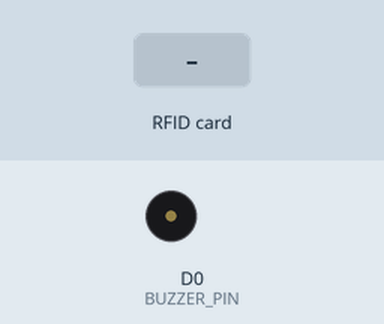
Simulated run of this sketch. Board: ESP8266 (NodeMCU). On the bench: buzzer (waves = sounding). The test bench sets the inputs (shaded band). WiFi joins after 1.5 s; servers stay silent unless stated; what the sketch prints to the serial monitor is not drawn.

Above: at 2.7 s.
2.8 s: RFID card 08 66 91 66 19 held to the reader
At 3.73 s:
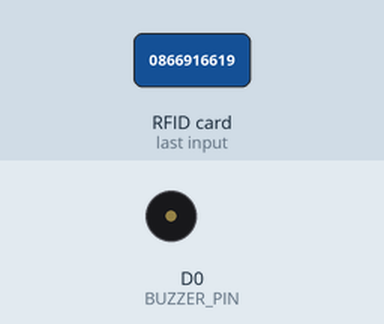
5.5 s: RFID card 73 3B 8E FB held to the reader
At 6.43 s:
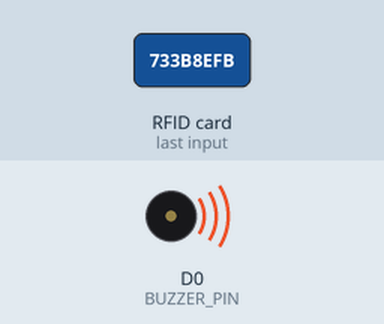
7.6 s: RFID card A3 AE 8B C5 held to the reader
At 11.6 s:
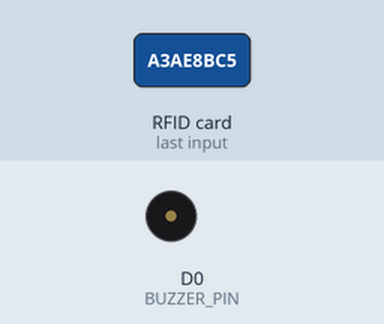
Timing chart, 0 to 13.1 s (numbered marks = the images above; inputs shaded):
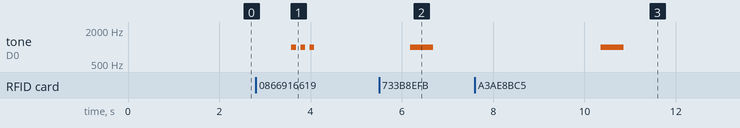

Measured:
- after the input at 2.8 s, tone on D0 (BUZZER_PIN): alternates 1000 Hz for 0.10 s and silent for 0.10 s, 6 changes in all, then stays silent, starting after 0.78 s
- after the input at 5.5 s, tone on D0 (BUZZER_PIN): silent → 1000 Hz after 0.68 s, → silent 0.50 s later
- after the input at 7.6 s, tone on D0 (BUZZER_PIN): silent → 1000 Hz after 2.8 s, → silent 0.50 s later

The sketch:

pj.ino
```cpp
#include <SPI.h>
#include "MFRC522.h"
#include <ESP8266WiFi.h>
#include <TridentTD_LineNotify.h>

boolean staruwork[] = {0, 0, 0, 0, 0, 0, 0, 0, 0, 0, 0, 0, 0, 0, 0, 0, 0, 0, 0, 0};

#define LINE_TOKEN  "Elqn2D2QK5ruIhRtecwYm0FXhlKmRGN3t2k9FrIg21q"   // TOKEN
#define SSID        "siripat Floor 2"   // ชื่อ Wifi
#define PASSWORD    "0866916619"   // รหัส Wifi

#define RST_PIN  D1
#define SS_PIN  D2
#define BUZZER_PIN D0 // กำหนดหมายเลขขา D3 หรือหมายเลขขาที่คุณต่อ Buzzer

MFRC522 mfrc522(SS_PIN, RST_PIN);

String rfid_in = "";

void setup() {
  Serial.begin(9600);
  SPI.begin();
  mfrc522.PCD_Init();
  Serial.println("");
  Serial.println(LINE.getVersion());
  WiFi.begin(SSID, PASSWORD);
  Serial.printf("WiFi connecting ",  SSID);
  while (WiFi.status() != WL_CONNECTED) {
    Serial.print(".");
    delay(500);
  }
  Serial.printf("\nWiFi connected\nIP : ");
  Serial.println(WiFi.localIP());
  LINE.setToken(LINE_TOKEN);
  Serial.println("");
  pinMode(BUZZER_PIN, OUTPUT);
}

void loop() {
  if (mfrc522.PICC_IsNewCardPresent() && mfrc522.PICC_ReadCardSerial()) {
    rfid_in=rfid_read();
    Serial.print(">>>> " + rfid_in);
    if(rfid_in=="73 3B 8E FB"){
      controlBuzzer(); // เรียกใช้ฟังก์ชันควบคุม Buzzer
      if(staruwork[0]==0){
        staruwork[0]=1;
        Serial.println(" >>>> นาย อรรถพล พุ่มชัย เข้าเรียน");
        LINE.notifyPicture("นายอรรถพล พุ่มชัย เข้าเรียน","https://scontent.fbkk4-4.fna.fbcdn.net/v/t39.30808-6/293627105_1121195751796092_5630101857069595150_n.jpg?_nc_cat=109&ccb=1-7&_nc_sid=9c7eae&_nc_eui2=AeHFglrHg-fBhLmWTQTmaD-6ovoBMJLpU1-i-gEwkulTX-yxByYkCIUWgXNJkdtYUOnwrDc0lRI7xWhKsWXTGZNc&_nc_ohc=YkVnpjSpbtMAX-9vtMj&_nc_zt=23&_nc_ht=scontent.fbkk4-4.fna&oh=00_AfAo1mLdv445yzAnY8RS3LTTO31P5N5Fek5Ev__lAD_KGA&oe=65BA4FB2");
      }
      else{
        staruwork[0]=0;
        Serial.println(" >>>> นาย อรรถพล พุ่มชัย ออกห้องเรียน");
        LINE.notifyPicture("นายอรรถพล พุ่มชัย ออกห้องเรียน","https://scontent.fbkk4-4.fna.fbcdn.net/v/t39.30808-6/293627105_1121195751796092_5630101857069595150_n.jpg?_nc_cat=109&ccb=1-7&_nc_sid=9c7eae&_nc_eui2=AeHFglrHg-fBhLmWTQTmaD-6ovoBMJLpU1-i-gEwkulTX-yxByYkCIUWgXNJkdtYUOnwrDc0lRI7xWhKsWXTGZNc&_nc_ohc=YkVnpjSpbtMAX-9vtMj&_nc_zt=23&_nc_ht=scontent.fbkk4-4.fna&oh=00_AfAo1mLdv445yzAnY8RS3LTTO31P5N5Fek5Ev__lAD_KGA&oe=65BA4FB2");
      }
      delay(2000);

    }
    else if(rfid_in=="A3 AE 8B C5"){
      controlBuzzer(); // เรียกใช้ฟังก์ชันควบคุม Buzzer
      if(staruwork[1]==0){
        staruwork[1]=1;
        Serial.println(" >>>> นาย จิรฉัตร ทองทะวัย เข้าเรียน");
        LINE.notifyPicture("นาย จิรฉัตร ทองทะวัย เข้าห้องเรียน","https://scontent.fbkk3-2.fna.fbcdn.net/v/t39.30808-6/285520092_3300033330276107_1603805143630305373_n.jpg?_nc_cat=104&ccb=1-7&_nc_sid=efb6e6&_nc_eui2=AeEde8Hv1TFSZeGoIkaMZ1nCviXp3bIXnvm-Jendshee-YcviOZMFiSH286qc6SPU5swrFAR-DNc6jcoXZSe78wR&_nc_ohc=7bwzF4C4nWkAX8hbK4P&_nc_zt=23&_nc_ht=scontent.fbkk3-2.fna&oh=00_AfAnUGXvL3e4GkPVZUatgKVYHbwVzf0axGMA9DDl2mYN0w&oe=65B98EB7");
      }
      else{
        staruwork[1]=0;
        Serial.println(" >>>> นาย จิรฉัตร ทองทะวัย ออกเรียน");
        LINE.notifyPicture("นาย จิรฉัตร ทองทะวัย ออกห้องเรียน","https://scontent.fbkk3-2.fna.fbcdn.net/v/t39.30808-6/285520092_3300033330276107_1603805143630305373_n.jpg?_nc_cat=104&ccb=1-7&_nc_sid=efb6e6&_nc_eui2=AeEde8Hv1TFSZeGoIkaMZ1nCviXp3bIXnvm-Jendshee-YcviOZMFiSH286qc6SPU5swrFAR-DNc6jcoXZSe78wR&_nc_ohc=7bwzF4C4nWkAX8hbK4P&_nc_zt=23&_nc_ht=scontent.fbkk3-2.fna&oh=00_AfAnUGXvL3e4GkPVZUatgKVYHbwVzf0axGMA9DDl2mYN0w&oe=65B98EB7");
      }
      delay(2000);
    }
    else{
        controlBuzzeri(); // เรียกใช้ฟังก์ชันควบคุม Buzzer
        Serial.println(" >>>> No data");
        LINE.notifyPicture("นักเรียนที่ไม่ได้อยู่ในคลาส","https://1417094351.rsc.cdn77.org/articles/5442/5441460/thumbnail/small.gif?1");
      }
  }
  delay(2000);
}

String rfid_read() {
  String content = "";
  for (byte i = 0; i < mfrc522.uid.size; i++)
  {
    content.concat(String(mfrc522.uid.uidByte[i] < 0x10 ? " 0" : " "));
    content.concat(String(mfrc522.uid.uidByte[i], HEX));
  }
  content.toUpperCase();
  return content.substring(1);
}

void controlBuzzer(){
  tone(BUZZER_PIN, 1000,500);
  delay(150);
}

void controlBuzzeri(){
  tone(BUZZER_PIN, 1000, 100);
  delay(100);
  tone(BUZZER_PIN, 0, 100);
  delay(100);
  tone(BUZZER_PIN, 1000, 100);
  delay(100);
  tone(BUZZER_PIN, 0, 100);
  delay(100);
  tone(BUZZER_PIN, 1000, 100);
  delay(100);
  tone(BUZZER_PIN, 0, 100);
  delay(100);
}
```
